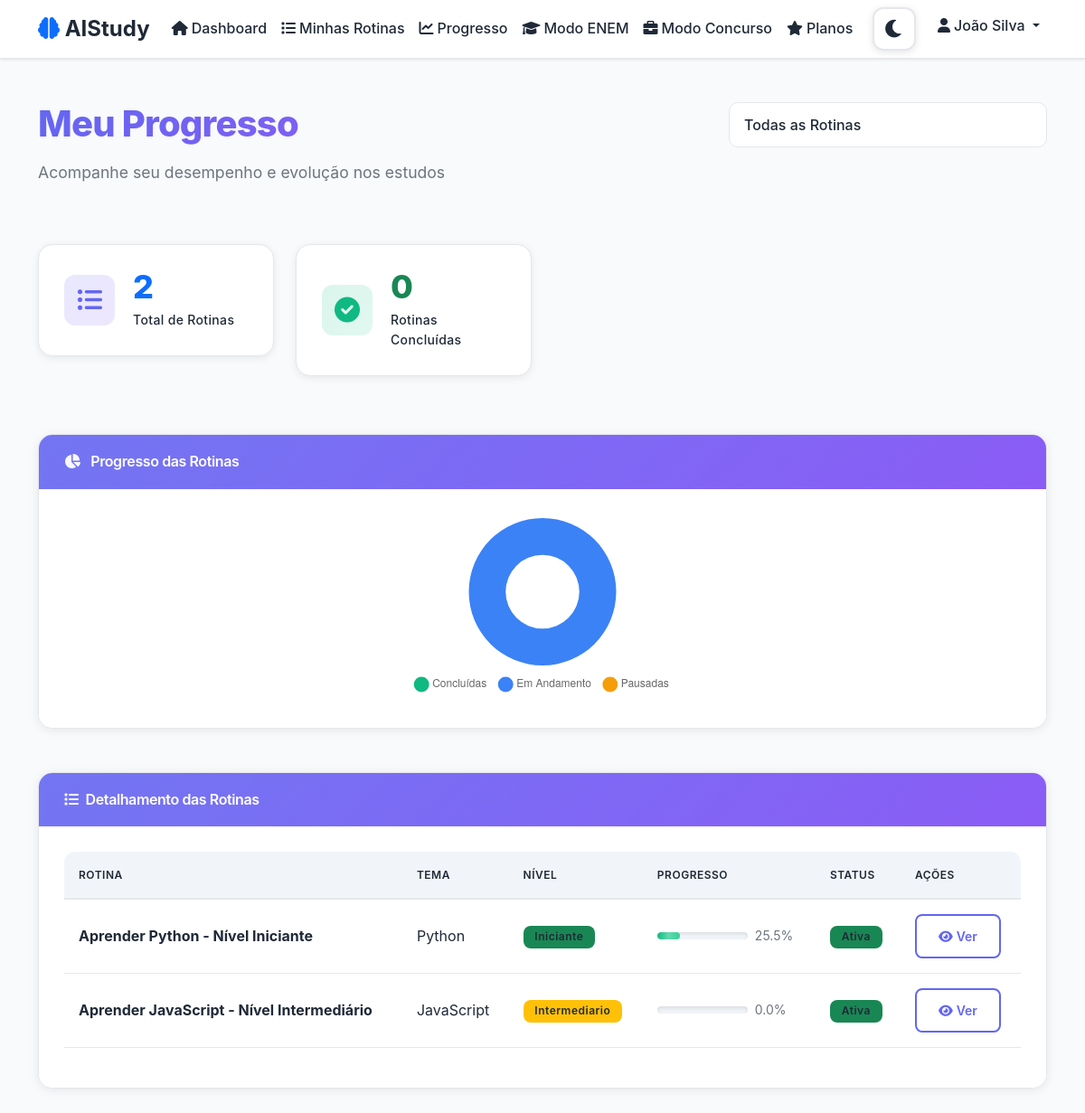
The page /progresso.php (signed in) on the database its author committed.
### tables this page shows
CREATE TABLE routines (
    id INT AUTO_INCREMENT PRIMARY KEY,
    user_id INT NOT NULL,
    titulo VARCHAR(200) NOT NULL,
    tema VARCHAR(100) NOT NULL,
    tipo ENUM('geral', 'enem', 'concurso') NOT NULL DEFAULT 'geral',
    contexto_json TEXT NULL COMMENT 'Dados específicos do tipo (banca, cargo, ano ENEM, etc.)',
    nivel ENUM('iniciante', 'intermediario', 'avancado') NOT NULL,
    tempo_diario INT NOT NULL COMMENT 'em minutos',
    dias_disponiveis JSON NOT NULL COMMENT 'array de dias da semana',
    horario_disponivel TIME NOT NULL,
    progresso DECIMAL(5,2) DEFAULT 0.00,
    status ENUM('ativa', 'pausada', 'concluida') DEFAULT 'ativa',
    data_inicio DATE DEFAULT NULL,
    data_fim DATE DEFAULT NULL,
    created_at TIMESTAMP DEFAULT CURRENT_TIMESTAMP,
    updated_at TIMESTAMP DEFAULT CURRENT_TIMESTAMP ON UPDATE CURRENT_TIMESTAMP,
    FOREIGN KEY (user_id) REFERENCES users(id) ON DELETE CASCADE
);

### includes/session.php (called while the page is built, shortened)
<?php
function isLoggedIn() {
    return isset($_SESSION['user_id']) && !empty($_SESSION['user_id']);
}
function getCurrentUser() {
    return [
        'id' => $_SESSION['user_id'],
        'nome' => $_SESSION['user_nome'],
        'email' => $_SESSION['user_email']
    ];
}
?>

### classes/Routine.php (called while the page is built, shortened)
<?php
class Routine {
    private $conn;
    private $table_name = "routines";
    public function __construct($db) {
        $this->conn = $db;
    }
    public function getUserRoutines($user_id, $tipo = null) {
        $query = "SELECT * FROM " . $this->table_name . "
                  WHERE user_id = :user_id";
        $query .= " ORDER BY created_at DESC";
        $stmt = $this->conn->prepare($query);
        $stmt->bindParam(":user_id", $user_id);
        $stmt->execute();
        return $stmt->fetchAll(PDO::FETCH_ASSOC);
    }
}
?>

### progresso.php (the view, shortened to what this page needs)
<?php
require_once 'classes/Routine.php';
require_once 'includes/session.php';
require_once 'includes/navbar.php';
$user = getCurrentUser();
$database = new Database();
$db = $database->getConnection();
$routine = new Routine($db);
$routines = $routine->getUserRoutines($user['id']);
$total_routines = count($routines);
$rotinas_concluidas = count(array_filter($routines, function($r) {
    return $r['status'] === 'concluida' || (float)$r['progresso'] >= 100.0;
}));
$rotinas_ativas = count(array_filter($routines, function($r) {
    return $r['status'] === 'ativa' && (float)$r['progresso'] < 100.0;
}));
$rotinas_pausadas = count(array_filter($routines, function($r) {
    return $r['status'] === 'pausada' && (float)$r['progresso'] < 100.0;
}));
$filtro_rotina = $_GET['rotina'] ?? 'todas';
$rotinas_filtradas = $routines;
$rotina_selecionada = null;
$chart_labels = [];
$chart_data = [];
$chart_colors = [];
if ($rotina_selecionada) {
    $progresso_concluido = (float)$rotina_selecionada['progresso'];
    $progresso_pendente = 100.0 - $progresso_concluido;
    $chart_labels = ['Concluído', 'Pendente'];
    $chart_data = [$progresso_concluido, $progresso_pendente];
    $chart_colors = ['#10b981', '#e5e7eb'];
} else {
    $chart_labels = ['Concluídas', 'Em Andamento', 'Pausadas'];
    $chart_data = [$rotinas_concluidas, $rotinas_ativas, $rotinas_pausadas];
    $chart_colors = ['#10b981', '#3b82f6', '#f59e0b'];
}
?>
<!DOCTYPE html>
<html lang="pt-BR">
<head>
    <link href="https://cdn.jsdelivr.net/npm/bootstrap@5.1.3/dist/css/bootstrap.min.css" rel="stylesheet">
    <link href="https://cdnjs.cloudflare.com/ajax/libs/font-awesome/6.0.0/css/all.min.css" rel="stylesheet">
    <link href="assets/css/style.css" rel="stylesheet">
</head>
<body>
    <div class="container mt-5 mb-5">
        <div class="row mb-5">
            <div class="col-12">
                <div class="d-flex justify-content-between align-items-start">
                    <div>
                        <h1 class="text-gradient mb-3" style="font-size: 2.5rem; font-weight: 800; letter-spacing: -0.02em;">
                            Meu Progresso
                        </h1>
                        <p class="text-muted" style="font-size: 1.1rem;">Acompanhe seu desempenho e evolução nos estudos</p>
                    </div>
                    <div class="d-flex gap-2">
                        <select class="form-select" id="filtroRotina" onchange="filtrarRotina()">
                            <option value="todas" <?php echo $filtro_rotina === 'todas' ? 'selected' : ''; ?>>Todas as Rotinas</option>
                        </select>
                    </div>
                </div>
            </div>
        </div>
        <div class="row mb-5">
            <div class="col-md-3 mb-3">
                <div class="stat-card stat-card-primary">
                    <div class="stat-icon-wrapper">
                        <i class="fas fa-list-ul stat-icon"></i>
                    </div>
                    <div class="stat-content">
                        <div class="stat-number text-primary"><?php echo $total_routines; ?></div>
                        <div class="stat-label">Total de Rotinas</div>
                    </div>
                </div>
            </div>
            <div class="col-md-3 mb-3">
                <div class="stat-card stat-card-success">
                    <div class="stat-icon-wrapper">
                        <i class="fas fa-check-circle stat-icon"></i>
                    </div>
                    <div class="stat-content">
                        <div class="stat-number text-success"><?php echo $rotinas_concluidas; ?></div>
                        <div class="stat-label">Rotinas Concluídas</div>
                    </div>
                </div>
            </div>
        </div>
        <div class="row mb-4">
            <div class="col-md-12 mb-4">
                <div class="card">
                    <div class="card-header">
                        <h6 class="mb-0">
                            <i class="fas fa-chart-pie me-2"></i>
                            <?php if ($rotina_selecionada): ?>
                                Progresso: <?php echo htmlspecialchars($rotina_selecionada['titulo']); ?>
                            <?php else: ?>
                                Progresso das Rotinas
                            <?php endif; ?>
                        </h6>
                    </div>
                    <div class="card-body" style="padding: 2rem;">
                        <canvas id="progressoChart" width="400" height="200"></canvas>
                    </div>
                </div>
            </div>
        </div>
        <div class="row">
            <div class="col-12">
                <div class="card">
                    <div class="card-header">
                        <h6 class="mb-0">
                            <i class="fas fa-list me-2"></i>Detalhamento das Rotinas
                        </h6>
                    </div>
                    <div class="card-body">
                        <?php if (empty($rotinas_filtradas)): ?>
                            <div class="text-center py-4">
                                <i class="fas fa-chart-line text-muted fa-3x mb-3"></i>
                                <h5>Nenhuma rotina encontrada</h5>
                                <p class="text-muted">Crie sua primeira rotina para começar a acompanhar seu progresso.</p>
                                <a href="criar-rotina.php" class="btn btn-primary">
                                    <i class="fas fa-plus me-2"></i>Criar Rotina
                                </a>
                            </div>
                        <?php else: ?>
                            <div class="table-responsive">
                                <table class="table table-hover">
                                    <thead>
                                        <tr>
                                            <th>Rotina</th>
                                            <th>Tema</th>
                                            <th>Nível</th>
                                            <th>Progresso</th>
                                            <th>Status</th>
                                            <th>Ações</th>
                                        </tr>
                                    </thead>
                                    <tbody>
                                        <?php foreach ($rotinas_filtradas as $rotina): ?>
                                            <tr>
                                                <td>
                                                    <strong><?php echo htmlspecialchars($rotina['titulo']); ?></strong>
                                                </td>
                                                <td><?php echo htmlspecialchars($rotina['tema']); ?></td>
                                                <td>
                                                    <span class="badge bg-<?php echo $rotina['nivel'] === 'iniciante' ? 'success' : ($rotina['nivel'] === 'intermediario' ? 'warning' : 'danger'); ?>">
                                                        <?php echo ucfirst($rotina['nivel']); ?>
                                                    </span>
                                                </td>
                                                <td>
                                                    <div class="d-flex align-items-center">
                                                        <div class="progress me-2" style="width: 100px; height: 8px;">
                                                            <div class="progress-bar" style="width: <?php echo $rotina['progresso']; ?>%"></div>
                                                        </div>
                                                        <small class="text-muted"><?php echo number_format($rotina['progresso'], 1); ?>%</small>
                                                    </div>
                                                </td>
                                                <td>
                                                    <?php
                                                    $is_concluida = (float)$rotina['progresso'] >= 100.0;
                                                    $status_display = $is_concluida ? 'concluida' : $rotina['status'];
                                                    $status_class = $is_concluida ? 'secondary' : ($rotina['status'] === 'ativa' ? 'success' : ($rotina['status'] === 'pausada' ? 'warning' : 'secondary'));
                                                    ?>
                                                    <span class="badge bg-<?php echo $status_class; ?>">
                                                        <?php echo ucfirst($status_display); ?>
                                                    </span>
                                                </td>
                                                <td>
                                                    <a href="rotina-detalhada.php?id=<?php echo $rotina['id']; ?>"
                                                       class="btn btn-sm btn-outline-primary">
                                                        <i class="fas fa-eye me-1"></i>Ver
                                                    </a>
                                                </td>
                                            </tr>
                                        <?php endforeach; ?>
                                    </tbody>
                                </table>
                            </div>
                        <?php endif; ?>
                    </div>
                </div>
            </div>
        </div>
    </div>
    <script>
        // Gráfico de Progresso das Rotinas
        const progressoCtx = document.getElementById('progressoChart').getContext('2d');
        // Dados do gráfico vindos do PHP
        const chartLabels = <?php echo json_encode($chart_labels); ?>;
        const chartData = <?php echo json_encode($chart_data); ?>;
        const chartColors = <?php echo json_encode($chart_colors); ?>;
        let progressChart = new Chart(progressoCtx, {
            type: 'doughnut',
            data: {
                labels: chartLabels,
                datasets: [{
                    data: chartData,
                    backgroundColor: chartColors,
                    borderWidth: 0
                }]
            },
            options: {
                responsive: true,
                maintainAspectRatio: false,
                plugins: {
                    legend: {
                        position: 'bottom',
                        labels: {
                            padding: 15,
                            usePointStyle: true,
                            font: {
                                size: 12
                            }
                        }
                    },
                    tooltip: {
                        callbacks: {
                            label: function(context) {
                                let label = context.label || '';
                                let value = context.parsed || 0;
                                // Se for rotina específica, mostrar porcentagem
                                <?php if ($rotina_selecionada): ?>
                                    return label + ': ' + value.toFixed(1) + '%';
                                <?php else: ?>
                                    return label + ': ' + value + ' rotina(s)';
                                <?php endif; ?>
                            }
                        }
                    }
                }
            }
        });
        function filtrarRotina() {
            const rotinaId = document.getElementById('filtroRotina').value;
            window.location.href = 'progresso.php?rotina=' + rotinaId;
        }
    </script>
</body>
</html>

### rows shown on the page
routines: titulo "Aprender Python - Nível Iniciante", tema "Python", nivel "Iniciante", progresso "25.5", status_display "Ativa"
routines: titulo "Aprender JavaScript - Nível Intermediário", tema "JavaScript", nivel "Intermediario", progresso "0.0", status_display "Ativa"

### other values the page prints
$userName "João Silva"
$total_routines "2"
$rotinas_concluidas "0"
chart data {{ json_encode($chart_data) }} [0,2,0]
